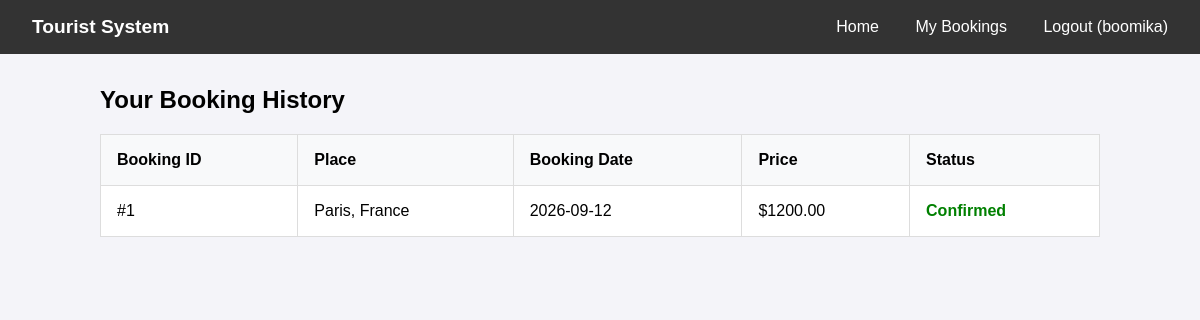
The app's page /history (signed in) with its own data.
### tables this page shows
CREATE TABLE bookings (
                id INTEGER PRIMARY KEY AUTOINCREMENT,
                user_id INTEGER,
                place_id INTEGER,
                booking_date TEXT,
                status TEXT DEFAULT 'Pending',
                FOREIGN KEY(user_id) REFERENCES users(id),
                FOREIGN KEY(place_id) REFERENCES places(id)
            );

CREATE TABLE places (
                id INTEGER PRIMARY KEY AUTOINCREMENT,
                name TEXT NOT NULL,
                description TEXT NOT NULL,
                price REAL NOT NULL,
                image_url TEXT
            );

### app.py (the view)
@app.route('/history')
@login_required
def history():
    db = get_db()
    cursor = db.cursor()
    cursor.execute('''
        SELECT b.id, p.name, p.price, b.booking_date, b.status
        FROM bookings b
        JOIN places p ON b.place_id = p.id
        WHERE b.user_id = ?
        ORDER BY b.id DESC
    ''', (session['user_id'],))
    bookings = cursor.fetchall()
    return render_template('history.html', bookings=bookings)

### app.py (called while the page is built)
def get_db():
    db = getattr(g, '_database', None)
    if db is None:
        db = g._database = sqlite3.connect(DATABASE)
        db.row_factory = sqlite3.Row
    return db

@app.teardown_appcontext
def close_connection(exception):
    db = getattr(g, '_database', None)
    if db is not None:
        db.close()

def login_required(f):
    @wraps(f)
    def decorated_function(*args, **kwargs):
        if 'user_id' not in session:
            flash('Please log in first.', 'danger')
            return redirect(url_for('login'))
        return f(*args, **kwargs)
    return decorated_function

### templates/history.html
{% extends 'layout.html' %}
{% block content %}
<h2>Your Booking History</h2>
{% if bookings %}
    <table>
        <thead>
            <tr>
                <th>Booking ID</th>
                <th>Place</th>
                <th>Booking Date</th>
                <th>Price</th>
                <th>Status</th>
            </tr>
        </thead>
        <tbody>
            {% for b in bookings %}
            <tr>
                <td>#{{ b.id }}</td>
                <td>{{ b.name }}</td>
                <td>{{ b.booking_date }}</td>
                <td>${{ "%.2f"|format(b.price) }}</td>
                <td>
                    {% if b.status == 'Confirmed' %}
                        <span style="color: green; font-weight: bold;">{{ b.status }}</span>
                    {% else %}
                        <span style="color: orange; font-weight: bold;">{{ b.status }}</span>
                    {% endif %}
                </td>
            </tr>
            {% endfor %}
        </tbody>
    </table>
{% else %}
    <p>You haven't made any bookings yet. <a href="{{ url_for('index') }}">Explore places</a>.</p>
{% endif %}
{% endblock %}

### static/style.css (style rules this page uses)
body { font-family: Arial, sans-serif; margin: 0; padding: 0; background-color: #f4f4f9; }
table { width: 100%; border-collapse: collapse; background: white; margin-bottom: 2rem; }
table, th, td { border: 1px solid #ddd; }
th, td { padding: 1rem; text-align: left; }
th { background-color: #f8f9fa; }

### records on screen
bookings: id "1", name "Paris, France", booking_date "2026-09-12", status "Confirmed"
places: price "1200.00"

### other values on screen
{{ session.username }} "boomika"
